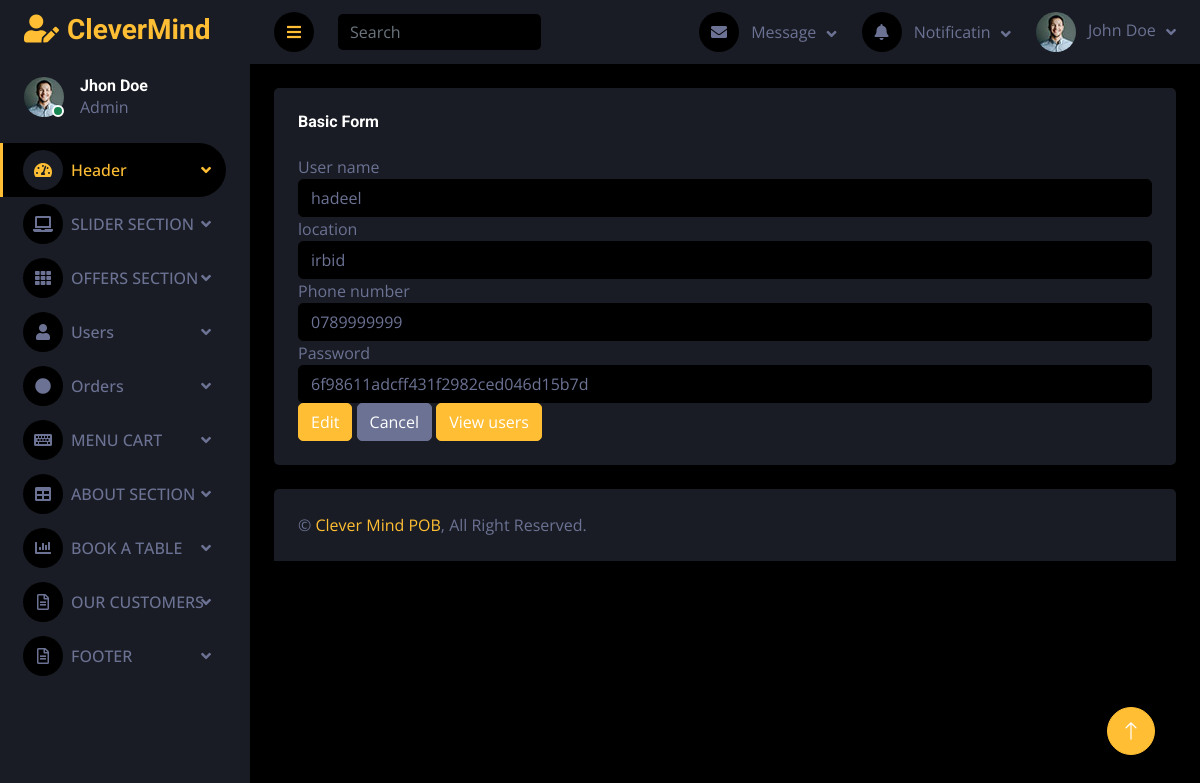
/darkpan-1.0.0/add_new_user.php?edit=6, run on the app's committed database.
### tables this page shows
CREATE TABLE `users` (
  `id` int(100) NOT NULL,
  `username` varchar(100) NOT NULL,
  `location` varchar(250) NOT NULL,
  `phone_number` varchar(100) NOT NULL,
  `email` varchar(250) NOT NULL,
  `password` varchar(100) NOT NULL
);

### darkpan-1.0.0/add_new_user.php (the view, shortened to what this page needs)
<?php
require_once("conn.php");
?>
<?php
$username="";
$location="";
$phone_number="";
$password="";
$update=false;
if(isset($_GET['edit'])){
      $id=$_GET['edit'];
      $update=true;
       $editQuery="SELECT * FROM users WHERE id=$id";
      $editResult=mysqli_query($conn,$editQuery);
          if(mysqli_num_rows($editResult) != 0){
            $row=$editResult->fetch_array();
            $location=$row['location'];
            $password=$row['password'];
            $username =$row['username'];
            $phone_number = $row['phone_number'];
            }
}
?>
<!DOCTYPE html>
<html lang="en">
<head>
    <link href="https://cdnjs.cloudflare.com/ajax/libs/font-awesome/5.10.0/css/all.min.css" rel="stylesheet">
    <link href="https://cdn.jsdelivr.net/npm/bootstrap-icons@1.4.1/font/bootstrap-icons.css" rel="stylesheet">
    <link href="lib/owlcarousel/assets/owl.carousel.min.css" rel="stylesheet">
    <link href="lib/tempusdominus/css/tempusdominus-bootstrap-4.min.css" rel="stylesheet" />
    <link href="css/bootstrap.min.css" rel="stylesheet">
    <link href="css/style.css" rel="stylesheet">
</head>
<body>
    <div class="container-fluid position-relative d-flex p-0">
        <div class="sidebar pe-4 pb-3">
            <nav class="navbar bg-secondary navbar-dark">
                <a href="index.html" class="navbar-brand mx-4 mb-3">
                    <h3 class="text-primary"><i class="fa fa-user-edit me-2"></i>CleverMind</h3>
                </a>
                <div class="d-flex align-items-center ms-4 mb-4">
                    <div class="position-relative">
                        <img class="rounded-circle" src="img/user.jpg" alt="" style="width: 40px; height: 40px;">
                        <div class="bg-success rounded-circle border border-2 border-white position-absolute end-0 bottom-0 p-1"></div>
                    </div>
                    <div class="ms-3">
                        <h6 class="mb-0">Jhon Doe</h6>
                        <span>Admin</span>
                    </div>
                </div>
                <div class="navbar-nav w-100">
                <div class="nav-item dropdown">
                    <a href="index.html" class="nav-link dropdown-toggle active" data-bs-toggle="dropdown"><i class="fa fa-tachometer-alt me-2"></i>Header</a>
                </div>
                <div class="nav-item dropdown">
                    <a href="#" class="nav-link dropdown-toggle" data-bs-toggle="dropdown"><i class="fa fa-laptop me-2"></i>SLIDER SECTION</a>
                </div>
                <div class="nav-item dropdown">
                    <a href="widget.html" class="nav-link dropdown-toggle " data-bs-toggle="dropdown"><i class="fa fa-th me-2"></i>OFFERS SECTION</a>
                </div>
                <div class="nav-item dropdown">
                    <a href="widget.html" class="nav-link dropdown-toggle " data-bs-toggle="dropdown"><i class="fa fa-user me-2"></i>Users</a>
                </div>
                <div class="nav-item dropdown">
                    <a href="widget.html" class="nav-link dropdown-toggle " data-bs-toggle="dropdown"><i class="fa fa-circle me-2"></i>Orders</a>
                </div>
                <div class="nav-item dropdown">
                    <a href="form.html" class="nav-link dropdown-toggle " data-bs-toggle="dropdown"><i class="fa fa-keyboard me-2"></i>MENU CART</a>
                </div>
                <div class="nav-item dropdown">
                    <a href="table.html" class="nav-link dropdown-toggle " data-bs-toggle="dropdown"><i class="fa fa-table me-2"></i>ABOUT SECTION</a>
                </div>
                <div class="nav-item dropdown">
                    <a href="chart.html" class="nav-link dropdown-toggle " data-bs-toggle="dropdown"><i class="fa fa-chart-bar me-2"></i>BOOK A TABLE</a>
                </div>
                <div class="nav-item dropdown">
                    <a href="#" class="nav-link dropdown-toggle" data-bs-toggle="dropdown"><i class="far fa-file-alt me-2"></i>OUR CUSTOMERS</a>
                </div>
                <div class="nav-item dropdown">
                    <a href="#" class="nav-link dropdown-toggle" data-bs-toggle="dropdown"><i class="far fa-file-alt me-2"></i>FOOTER</a>
                </div>
            </div>
            </nav>
        </div>
        <div class="content">
            <nav class="navbar navbar-expand bg-secondary navbar-dark sticky-top px-4 py-0">
                <a href="#" class="sidebar-toggler flex-shrink-0">
                    <i class="fa fa-bars"></i>
                </a>
                <form class="d-none d-md-flex ms-4">
                    <input class="form-control bg-dark border-0" type="search" placeholder="Search">
                </form>
                <div class="navbar-nav align-items-center ms-auto">
                    <div class="nav-item dropdown">
                        <a href="#" class="nav-link dropdown-toggle" data-bs-toggle="dropdown">
                            <i class="fa fa-envelope me-lg-2"></i>
                            <span class="d-none d-lg-inline-flex">Message</span>
                        </a>
                    </div>
                    <div class="nav-item dropdown">
                        <a href="#" class="nav-link dropdown-toggle" data-bs-toggle="dropdown">
                            <i class="fa fa-bell me-lg-2"></i>
                            <span class="d-none d-lg-inline-flex">Notificatin</span>
                        </a>
                    </div>
                    <div class="nav-item dropdown">
                        <a href="#" class="nav-link dropdown-toggle" data-bs-toggle="dropdown">
                            <img class="rounded-circle me-lg-2" src="img/user.jpg" alt="" style="width: 40px; height: 40px;">
                            <span class="d-none d-lg-inline-flex">John Doe</span>
                        </a>
                    </div>
                </div>
            </nav>
            <div class="container-fluid pt-4 px-4">
                <div class="row g-4">
                    <div class="col-sm-12 col-xl-12">
                        <div class="bg-secondary rounded h-100 p-4">
                            <h6 class="mb-4">Basic Form</h6>
                            <form class="forms-sample" action="add_new_user.php" method="POST">
                                <div class="form-group">
                                <div class="form-group">
                                <label for="username">User name</label>
                                <input type="text" class="form-control" id="username" placeholder="User name"
                                name="username" value="<?php echo $username ?>">
                                </div>
                                <label for="location">location</label>
                                <input type="text" class="form-control" id="location" placeholder="location"
                                name="location" value="<?php echo $location ?>" />
                                </div>
                                <div class="form-group">
                                <label for="phone_number">Phone number</label>
                                <input type="text" class="form-control" id="phone_number"  placeholder="Phone number"
                                name="phone_number" value="<?php echo $phone_number ?>">
                                </div>
                                <div class="form-group">
                                <label for="password">Password	</label>
                                <input type="text" class="form-control" id="password" placeholder="password"
                                name="password" value="<?php echo $password	 ?>">
                                </div>
                                <div class="btns">
                                <?php
                                if($update==true): ?>
                                <a href="view_all_user.php"><input class="btn btn-primary mr-2" type="submit"
                                name="editUser" value="Edit"> </a>
                                <?php else: ?>
                                    <a href="add_new_user.php"><input class="btn btn-primary mr-2" type="submit"
                                    name="save" value="Save"> </a>
                                    <?php endif; ?>
                                    <button class="btn btn-light">Cancel</button>
                                    <a href="view_all_user.php" class="btn btn-primary mr-2">View users </a>
                                    </div>
                            </form>
                        </div>
                    </div>
                </div>
            </div>
            <div class="container-fluid pt-4 px-4">
                <div class="bg-secondary rounded-top p-4">
                    <div class="row">
                        <div class="col-12 col-sm-6 text-center text-sm-start">
                            &copy; <a href="#">Clever Mind POB</a>, All Right Reserved.
                        </div>
                    </div>
                </div>
            </div>
        </div>
        <a href="#" class="btn btn-lg btn-primary btn-lg-square back-to-top"><i class="bi bi-arrow-up"></i></a>
    </div>
</body>
</html>

### darkpan-1.0.0/css/style.css (style rules this page uses)
:root { --primary: #ffbe33; --secondary: #191C24; --light: #6C7293; --dark: #000000; }
.back-to-top { position: fixed; display: none; right: 45px; bottom: 45px; z-index: 99; }
.btn { transition: .5s; }
.btn-lg-square { width: 48px; height: 48px; }
.btn-square, .btn-sm-square, .btn-lg-square { padding: 0; display: inline-flex; align-items: center; justify-content: center; font-weight: normal; border-radius: 50px; }
.sidebar { position: fixed; top: 0; left: 0; bottom: 0; width: 250px; height: 100vh; overflow-y: auto; background: var(--secondary); transition: 0.5s; z-index: 999; }
.content { margin-left: 250px; min-height: 100vh; background: var(--dark); transition: 0.5s; }
@media (min-width: 992px) { .sidebar { margin-left: 0; } }
@media (min-width: 992px) { .content { width: calc(100% - 250px); } }
.sidebar .navbar .navbar-nav .nav-link { padding: 7px 20px; color: var(--light); font-weight: 500; border-left: 3px solid var(--secondary); border-radius: 0 30px 30px 0; outline: none; }
.sidebar .navbar .navbar-nav .nav-link:hover, .sidebar .navbar .navbar-nav .nav-link.active { color: var(--primary); background: var(--dark); border-color: var(--primary); }
.sidebar .navbar .navbar-nav .nav-link i { width: 40px; height: 40px; display: inline-flex; align-items: center; justify-content: center; background: var(--dark); border-radius: 40px; }
.sidebar .navbar .navbar-nav .nav-link:hover i, .sidebar .navbar .navbar-nav .nav-link.active i { background: var(--secondary); }
.sidebar .navbar .dropdown-toggle::after { position: absolute; top: 15px; right: 15px; border: none; content: "\f107"; font-family: "Font Awesome 5 Free"; font-weight: 900; transition: .5s; }
.content .navbar .navbar-nav .nav-link { margin-left: 25px; padding: 12px 0; color: var(--light); outline: none; }
.content .navbar .sidebar-toggler, .content .navbar .navbar-nav .nav-link i { width: 40px; height: 40px; display: inline-flex; align-items: center; justify-content: center; background: var(--dark); border-radius: 40px; }
.content .navbar .dropdown-toggle::after { margin-left: 6px; vertical-align: middle; border: none; content: "\f107"; font-family: "Font Awesome 5 Free"; font-weight: 900; transition: .5s; }

### data on the page
users: username "hadeel", location "irbid", phone_number "0789999999", password "6f98611adcff431f2982ced046d15b7d"
